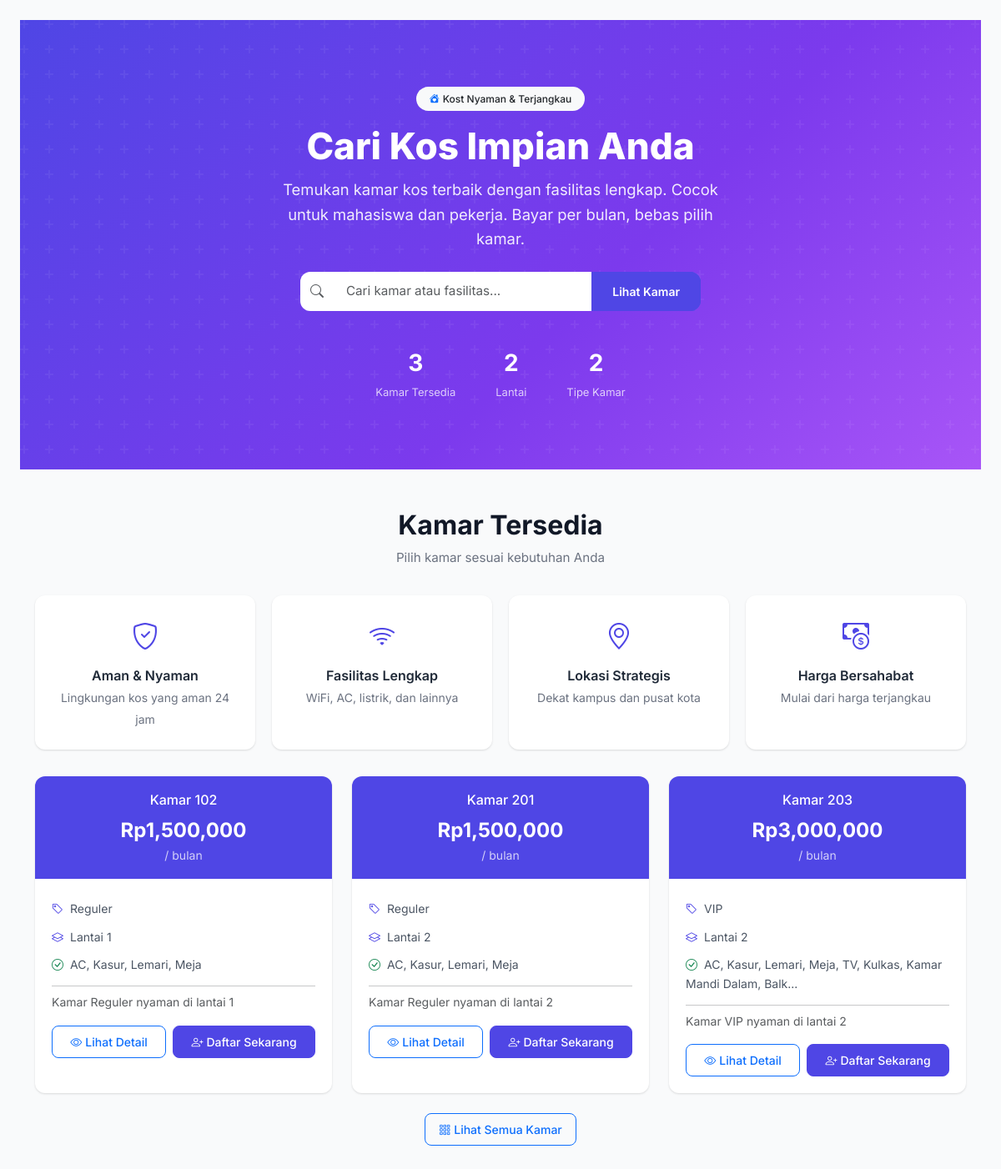
/onboarding/, run on an earlier commit of the app's database.
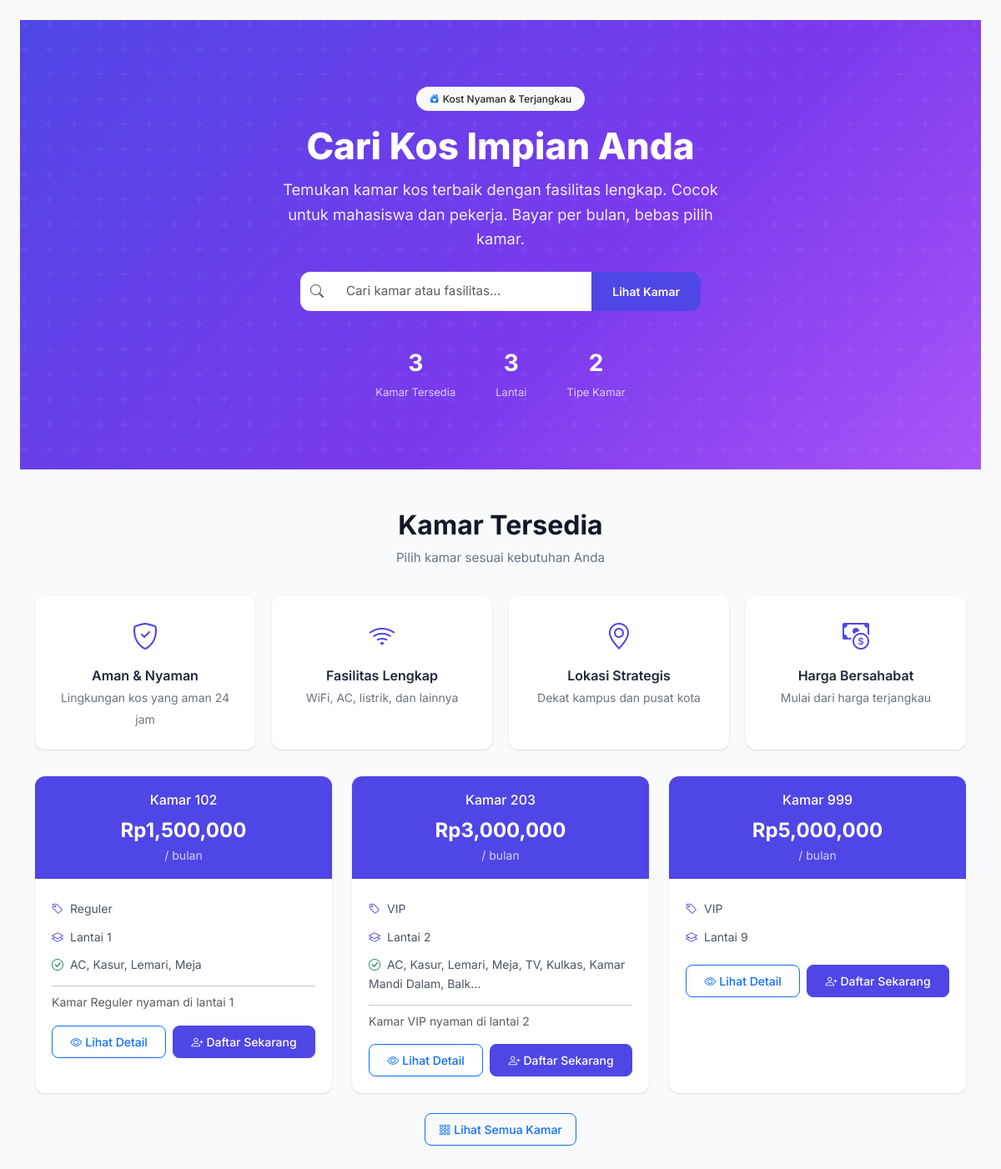
And on a later commit of the database.
### models.py (models this page shows, shortened)
class Room(db.Model):
    __tablename__ = "rooms"
    id = db.Column(db.Integer, primary_key=True)
    nomor_kamar = db.Column(db.String(10), unique=True, nullable=False)
    lantai = db.Column(db.Integer, default=1)
    tipe = db.Column(db.String(50), default="Reguler")
    harga_per_bulan = db.Column(db.Float, nullable=False)
    ukuran = db.Column(db.String(50))
    fasilitas = db.Column(db.Text)
    status = db.Column(db.String(20), default="tersedia")
    deskripsi = db.Column(db.Text)
    created_at = db.Column(db.DateTime, default=datetime.utcnow)
    bookings = db.relationship("Booking", backref="room", lazy="dynamic")
    maintenance_requests = db.relationship("MaintenanceRequest", backref="room", lazy="dynamic")

### routes/onboarding.py (the view)
@onboarding_bp.route("/")
def index():
    rooms = Room.query.filter_by(status="tersedia").order_by(Room.lantai, Room.nomor_kamar).all()
    return render_template("onboarding/index.html", rooms=rooms)

### app.py (called while the page is built)
def create_app():
    app = Flask(__name__)
    app.config.from_object("config.Config")
    db.init_app(app)
    login_manager.init_app(app)
    csrf.init_app(app)
    login_manager.login_view = "auth.login"
    login_manager.login_message = "Silakan login terlebih dahulu."
    from models import User
    @login_manager.user_loader
    def load_user(user_id):
        return User.query.get(int(user_id))
    @app.context_processor
    def inject_now():
        from datetime import datetime
        return {"now": datetime.now()}
    @app.context_processor
    def inject_utility():
        from datetime import date
        return {"date_today": date.today()}
    from routes import register_routes
    register_routes(app)
    with app.app_context():
        db.create_all()
    return app

### templates/onboarding/index.html (shortened to what the changed rows need)
{% extends "base.html" %}
{% block content %}
<div class="hero-section">
    <div class="hero-content">
        <h1>Cari Kos Impian Anda</h1>
        <div class="hero-stats">
            <div class="stat">
                <span class="stat-value">{{ rooms|map(attribute='lantai')|unique|list|length }}</span>
                <span class="stat-label">Lantai</span>
            </div>
        </div>
    </div>
</div>
<div class="container py-5">
    <div class="section-title">
        <h2>Kamar Tersedia</h2>
    </div>
    {% if rooms %}
    <div class="row g-4">
        {% for room in rooms %}
        <div class="col-sm-6 col-lg-4">
            <div class="room-card card">
                <div class="room-header">
                    <div class="fw-medium mb-1">Kamar {{ room.nomor_kamar }}</div>
                    <div class="room-price">Rp{{ "{:,.0f}".format(room.harga_per_bulan) }}</div>
                    <div class="small opacity-75">/ bulan</div>
                </div>
                <div class="room-body">
                    <ul>
                        <li><i class="bi bi-tag"></i>{{ room.tipe }}</li>
                        <li><i class="bi bi-layers"></i>Lantai {{ room.lantai }}</li>
                        {% if room.fasilitas %}
                        <li><i class="bi bi-check-circle text-success"></i>{{ room.fasilitas[:60] }}{% if room.fasilitas|length > 60 %}...{% endif %}</li>
                        {% endif %}
                    </ul>
                    {% if room.deskripsi %}
                    <hr class="my-2">
                    <p class="small text-muted mb-0">{{ room.deskripsi[:100] }}{% if room.deskripsi|length > 100 %}...{% endif %}</p>
                    {% endif %}
                    <div class="d-flex gap-2 mt-3">
                        <a href="{{ url_for('onboarding.detail_kamar', id=room.id) }}" class="btn btn-outline-primary flex-fill">
                            <i class="bi bi-eye me-1"></i>Lihat Detail
                        </a>
                        <a href="{{ url_for('onboarding.daftar', room_id=room.id) }}" class="btn btn-primary flex-fill">
                            <i class="bi bi-person-plus me-1"></i>Daftar Sekarang
                        </a>
                    </div>
                </div>
            </div>
        </div>
        {% endfor %}
    </div>
    {% else %}
    <div class="empty-state">
        <i class="bi bi-door-closed"></i>
        <h5>Belum ada kamar tersedia</h5>
        <p class="text-muted">Saat ini belum ada kamar kosong. Silakan cek kembali nanti.</p>
    </div>
    {% endif %}
</div>
{% endblock %}

What changed in the data, as far as the page shows it:
no longer on this page (row edited): Room: nomor_kamar "201", harga_per_bulan "1,500,000", tipe "Reguler", lantai "2", fasilitas "AC, Kasur, Lemari, Meja", deskripsi "Kamar Reguler nyaman di lantai 2"
added Room: nomor_kamar "999", harga_per_bulan "5,000,000", tipe "VIP", lantai "9"
Also different on the page:
{{ rooms|map(attribute='lantai')|unique|list|length }}: "2" → "3"
